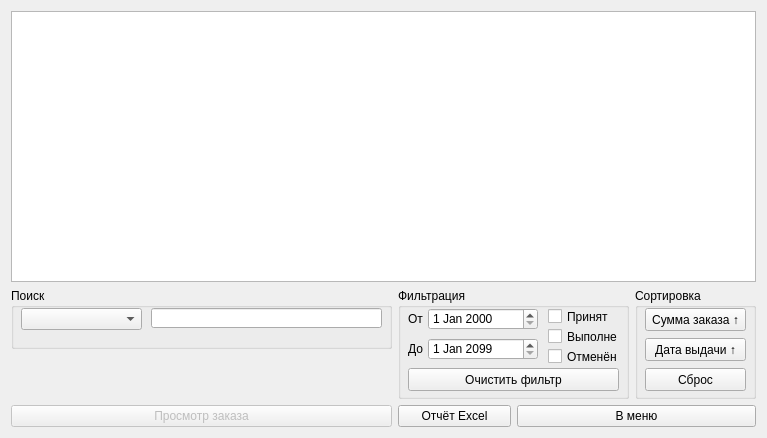
<?xml version="1.0" encoding="UTF-8"?>
<ui version="4.0">
 <class>Form</class>
 <widget class="QWidget" name="Form">
  <property name="geometry">
   <rect>
    <x>0</x>
    <y>0</y>
    <width>763</width>
    <height>438</height>
   </rect>
  </property>
  <property name="windowTitle">
   <string>Просмотр заказа</string>
  </property>
  <layout class="QGridLayout" name="gridLayout">
   <item row="0" column="0" colspan="4">
    <widget class="QTableWidget" name="orders_table"/>
   </item>
   <item row="1" column="0">
    <widget class="QGroupBox" name="groupBox">
     <property name="minimumSize">
      <size>
       <width>381</width>
       <height>61</height>
      </size>
     </property>
     <property name="title">
      <string>Поиск</string>
     </property>
     <widget class="QLineEdit" name="search_e">
      <property name="geometry">
       <rect>
        <x>140</x>
        <y>20</y>
        <width>231</width>
        <height>20</height>
       </rect>
      </property>
     </widget>
     <widget class="QComboBox" name="search_cb">
      <property name="geometry">
       <rect>
        <x>10</x>
        <y>20</y>
        <width>121</width>
        <height>22</height>
       </rect>
      </property>
     </widget>
    </widget>
   </item>
   <item row="1" column="1" rowspan="2" colspan="2">
    <widget class="QGroupBox" name="groupBox_2">
     <property name="minimumSize">
      <size>
       <width>231</width>
       <height>111</height>
      </size>
     </property>
     <property name="title">
      <string>Фильтрация</string>
     </property>
     <widget class="QDateEdit" name="date1">
      <property name="geometry">
       <rect>
        <x>30</x>
        <y>20</y>
        <width>110</width>
        <height>22</height>
       </rect>
      </property>
     </widget>
     <widget class="QDateEdit" name="date2">
      <property name="geometry">
       <rect>
        <x>30</x>
        <y>50</y>
        <width>110</width>
        <height>22</height>
       </rect>
      </property>
      <property name="date">
       <date>
        <year>2099</year>
        <month>1</month>
        <day>1</day>
       </date>
      </property>
     </widget>
     <widget class="QLabel" name="label">
      <property name="geometry">
       <rect>
        <x>10</x>
        <y>20</y>
        <width>21</width>
        <height>21</height>
       </rect>
      </property>
      <property name="text">
       <string>От</string>
      </property>
     </widget>
     <widget class="QLabel" name="label_2">
      <property name="geometry">
       <rect>
        <x>10</x>
        <y>50</y>
        <width>21</width>
        <height>21</height>
       </rect>
      </property>
      <property name="text">
       <string>До</string>
      </property>
     </widget>
     <widget class="QCheckBox" name="checkbox1">
      <property name="geometry">
       <rect>
        <x>150</x>
        <y>20</y>
        <width>70</width>
        <height>17</height>
       </rect>
      </property>
      <property name="text">
       <string>Принят</string>
      </property>
     </widget>
     <widget class="QCheckBox" name="checkbox2">
      <property name="geometry">
       <rect>
        <x>150</x>
        <y>40</y>
        <width>70</width>
        <height>17</height>
       </rect>
      </property>
      <property name="text">
       <string>Выполнен</string>
      </property>
     </widget>
     <widget class="QCheckBox" name="checkbox3">
      <property name="geometry">
       <rect>
        <x>150</x>
        <y>60</y>
        <width>70</width>
        <height>17</height>
       </rect>
      </property>
      <property name="text">
       <string>Отменён</string>
      </property>
     </widget>
     <widget class="QPushButton" name="clearFil_b">
      <property name="geometry">
       <rect>
        <x>10</x>
        <y>80</y>
        <width>211</width>
        <height>23</height>
       </rect>
      </property>
      <property name="text">
       <string>Очистить фильтр</string>
      </property>
     </widget>
    </widget>
   </item>
   <item row="1" column="3" rowspan="2">
    <widget class="QGroupBox" name="groupBox_3">
     <property name="minimumSize">
      <size>
       <width>121</width>
       <height>111</height>
      </size>
     </property>
     <property name="title">
      <string>Сортировка</string>
     </property>
     <widget class="QPushButton" name="sortsum_b">
      <property name="geometry">
       <rect>
        <x>10</x>
        <y>20</y>
        <width>101</width>
        <height>23</height>
       </rect>
      </property>
      <property name="text">
       <string>Сумма заказа ↑</string>
      </property>
     </widget>
     <widget class="QPushButton" name="sortdate_b">
      <property name="geometry">
       <rect>
        <x>10</x>
        <y>50</y>
        <width>101</width>
        <height>23</height>
       </rect>
      </property>
      <property name="text">
       <string>Дата выдачи ↑</string>
      </property>
     </widget>
     <widget class="QPushButton" name="sort_clear_b">
      <property name="geometry">
       <rect>
        <x>10</x>
        <y>80</y>
        <width>101</width>
        <height>23</height>
       </rect>
      </property>
      <property name="text">
       <string>Сброс</string>
      </property>
     </widget>
    </widget>
   </item>
   <item row="2" column="0">
    <spacer name="verticalSpacer">
     <property name="orientation">
      <enum>Qt::Vertical</enum>
     </property>
     <property name="sizeType">
      <enum>QSizePolicy::Maximum</enum>
     </property>
     <property name="sizeHint" stdset="0">
      <size>
       <width>20</width>
       <height>48</height>
      </size>
     </property>
    </spacer>
   </item>
   <item row="3" column="0">
    <widget class="QPushButton" name="info_b">
     <property name="enabled">
      <bool>false</bool>
     </property>
     <property name="text">
      <string>Просмотр заказа</string>
     </property>
    </widget>
   </item>
   <item row="3" column="1">
    <widget class="QPushButton" name="excel_b">
     <property name="text">
      <string>Отчёт Excel</string>
     </property>
    </widget>
   </item>
   <item row="3" column="2" colspan="2">
    <widget class="QPushButton" name="back_menu_b">
     <property name="text">
      <string>В меню</string>
     </property>
    </widget>
   </item>
  </layout>
 </widget>
 <resources/>
 <connections/>
</ui>
